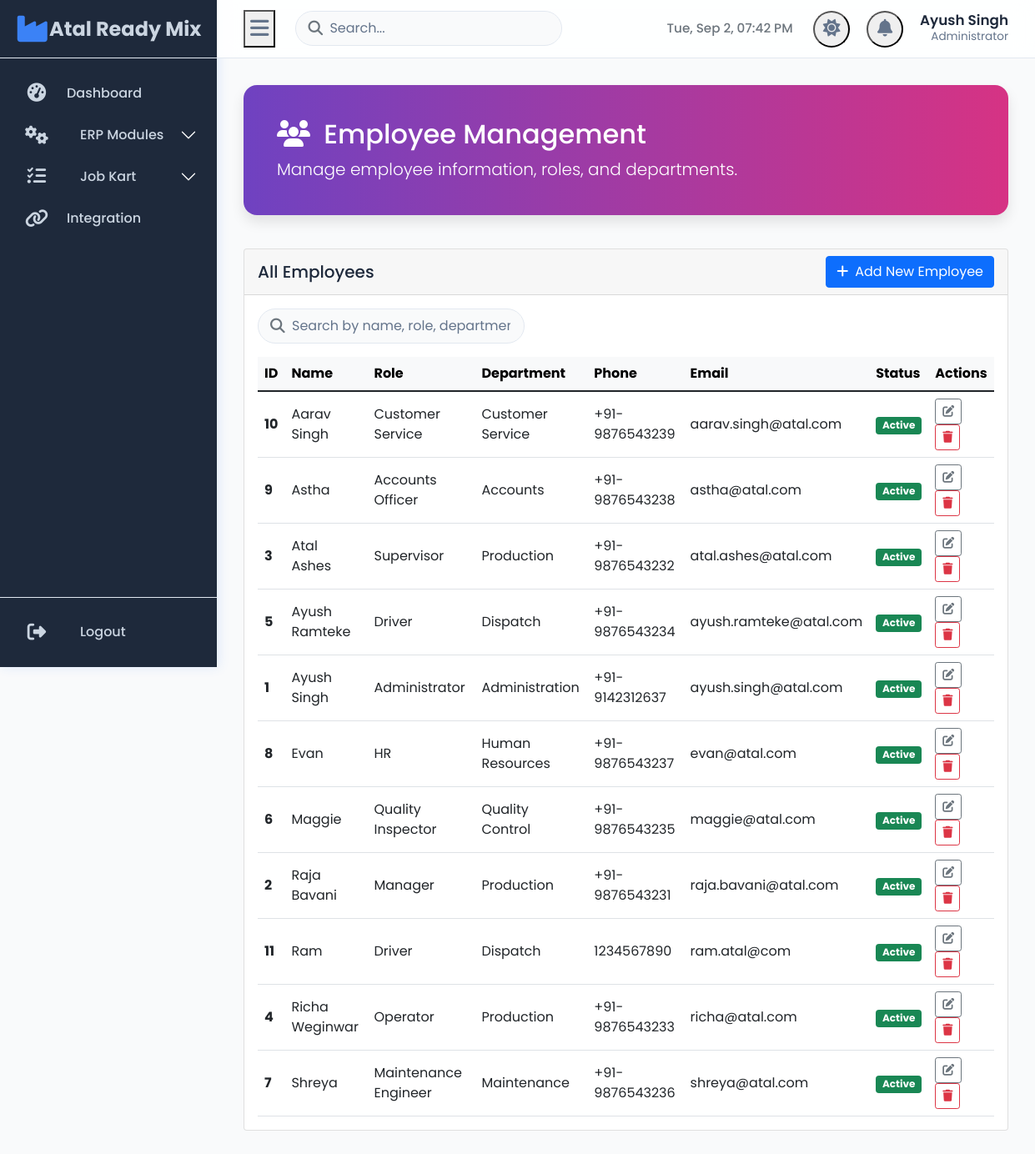
/erp/employees (signed in), run on the app's committed database.
### tables this page shows
CREATE TABLE Employees (
    EmployeeID INTEGER PRIMARY KEY AUTOINCREMENT,
    Name TEXT,
    RoleID INTEGER,
    DepartmentID INTEGER,
    Phone TEXT,
    Email TEXT,
    DateOfJoining DATE,
    Status TEXT,
    FOREIGN KEY (RoleID) REFERENCES Roles(RoleID),
    FOREIGN KEY (DepartmentID) REFERENCES Departments(DepartmentID)
);

CREATE TABLE Roles (
    RoleID INTEGER PRIMARY KEY AUTOINCREMENT,
    RoleName TEXT NOT NULL
);

CREATE TABLE Departments (
    DepartmentID INTEGER PRIMARY KEY AUTOINCREMENT,
    DepartmentName TEXT NOT NULL
);

### app.py (the view, shortened to what this page needs)
@app.route('/erp/employees', methods=['GET', 'POST'])
@login_required
def erp_employees():
    conn = get_db_connection()
    employees = conn.execute('SELECT e.*, r.RoleName, d.DepartmentName FROM Employees e LEFT JOIN Roles r ON e.RoleID = r.RoleID LEFT JOIN Departments d ON e.DepartmentID = d.DepartmentID ORDER BY e.Name').fetchall()
    roles = conn.execute('SELECT * FROM Roles').fetchall()
    departments = conn.execute('SELECT * FROM Departments').fetchall()
    conn.close()
    return render_template('erp/employees.html', employees=employees, roles=roles, departments=departments)

### app.py (called while the page is built)
def get_db_connection():
    conn = sqlite3.connect(DATABASE, timeout=10)
    conn.row_factory = sqlite3.Row
    return conn

def login_required(f):
    @wraps(f)
    def decorated_function(*args, **kwargs):
        if 'user_id' not in session:
            return redirect(url_for('login'))
        return f(*args, **kwargs)
    return decorated_function

### templates/erp/employees.html (shortened to what this page needs)
{% extends "base.html" %}
{% block content %}
<div class="main-header">
    <h2><i class="fas fa-users me-2"></i> Employee Management</h2>
    <p class="lead mb-0">Manage employee information, roles, and departments.</p>
</div>
<div class="row">
    <div class="col-12">
        <div class="card">
            <div class="card-header d-flex justify-content-between align-items-center">
                <h5 class="mb-0">All Employees</h5>
                <button class="btn btn-primary" id="add-employee-btn"><i class="fas fa-plus me-2"></i>Add New Employee</button>
            </div>
            <div class="card-body">
                <div class="mb-3 search-bar">
                    <input type="text" id="employeeSearch" class="form-control" placeholder="Search by name, role, department, or email...">
                </div>
                <div class="table-responsive">
                    <table class="table table-hover mb-0">
                        <thead class="table-light">
                            <tr>
                                <th>ID</th>
                                <th>Name</th>
                                <th>Role</th>
                                <th>Department</th>
                                <th>Phone</th>
                                <th>Email</th>
                                <th>Status</th>
                                <th>Actions</th>
                            </tr>
                        </thead>
                        <tbody id="employeesTableBody">
                            {% for employee in employees %}
                            <tr>
                                <td><strong>{{ employee.EmployeeID }}</strong></td>
                                <td>{{ employee.Name }}</td>
                                <td>{{ employee.RoleName or 'N/A' }}</td>
                                <td>{{ employee.DepartmentName or 'N/A' }}</td>
                                <td>{{ employee.Phone }}</td>
                                <td>{{ employee.Email }}</td>
                                <td>
                                    <span class="badge bg-{% if employee.Status == 'Active' %}success{% else %}secondary{% endif %}">
                                        {{ employee.Status }}
                                    </span>
                                </td>
                                <td>
                                    <button class="btn btn-sm btn-outline-secondary edit-btn"
                                            data-id="{{ employee.EmployeeID }}"
                                            data-name="{{ employee.Name }}"
                                            data-role="{{ employee.RoleID }}"
                                            data-department="{{ employee.DepartmentID }}"
                                            data-phone="{{ employee.Phone }}"
                                            data-email="{{ employee.Email }}"
                                            data-status="{{ employee.Status }}">
                                        <i class="fas fa-edit"></i>
                                    </button>
                                    <button class="btn btn-sm btn-outline-danger delete-btn"
                                            data-id="{{ employee.EmployeeID }}"
                                            data-name="{{ employee.Name }}">
                                        <i class="fas fa-trash"></i>
                                    </button>
                                </td>
                            </tr>
                            {% endfor %}
                        </tbody>
                    </table>
                </div>
            </div>
        </div>
    </div>
</div>
{% endblock %}

### templates/base.html (shortened to what this page needs)
<!DOCTYPE html>
<html lang="en" data-theme="light">
<head>
    <link href="https://cdn.jsdelivr.net/npm/bootstrap@5.1.3/dist/css/bootstrap.min.css" rel="stylesheet" />
    <link href="https://cdnjs.cloudflare.com/ajax/libs/font-awesome/6.4.0/css/all.min.css" rel="stylesheet" />
</head>
<body>
<div class="wrapper">
    {% if session.user_id %}
    <nav class="sidebar" aria-label="Primary Sidebar">
        <div class="sidebar-header">
            <a href="{{ url_for('dashboard') }}" aria-label="Atal Ready Mix Dashboard">
                <i class="fas fa-industry logo-icon" aria-hidden="true"></i>
                <span class="logo-text">Atal Ready Mix</span>
            </a>
        </div>
        <ul class="nav flex-column sidebar-nav" role="menu">
            <li class="nav-item" role="none">
                <a class="nav-link {{ 'active' if 'dashboard' in request.path else '' }}" href="{{ url_for('dashboard') }}" role="menuitem" data-bs-toggle="tooltip" data-bs-placement="right" title="Dashboard" tabindex="0">
                    <i class="fas fa-tachometer-alt nav-icon" aria-hidden="true"></i>
                    <span class="nav-text">Dashboard</span>
                </a>
            </li>
            <li class="nav-item accordion accordion-flush" role="none">
                <div class="accordion-item bg-transparent border-0">
                    <h2 class="accordion-header" id="erp-header">
                        <button class="accordion-button collapsed" type="button" data-bs-toggle="collapse" data-bs-target="#erp-collapse" aria-expanded="false" aria-controls="erp-collapse" role="menuitem" tabindex="0">
                            <i class="fas fa-cogs nav-icon" aria-hidden="true"></i>
                            <span class="nav-text">ERP Modules</span>
                        </button>
                    </h2>
                </div>
            </li>
            <li class="nav-item accordion accordion-flush" role="none">
                <div class="accordion-item bg-transparent border-0">
                    <h2 class="accordion-header" id="jobkart-header">
                        <button class="accordion-button collapsed" type="button" data-bs-toggle="collapse" data-bs-target="#jobkart-collapse" aria-expanded="false" aria-controls="jobkart-collapse" role="menuitem" tabindex="0">
                            <i class="fas fa-tasks nav-icon" aria-hidden="true"></i>
                            <span class="nav-text">Job Kart</span>
                        </button>
                    </h2>
                </div>
            </li>
            <li class="nav-item" role="none">
                <a class="nav-link" href="{{ url_for('integration_home') }}" role="menuitem" data-bs-toggle="tooltip" data-bs-placement="right" title="Integration" tabindex="0">
                    <i class="fas fa-link nav-icon" aria-hidden="true"></i>
                    <span class="nav-text">Integration</span>
                </a>
            </li>
        </ul>
        <div class="sidebar-footer">
            <a class="nav-link" href="{{ url_for('logout') }}" role="menuitem" data-bs-toggle="tooltip" data-bs-placement="right" title="Logout" tabindex="0">
                <i class="fas fa-sign-out-alt nav-icon" aria-hidden="true"></i>
                <span class="nav-text">Logout</span>
            </a>
        </div>
    </nav>
    {% endif %}
    <div class="{% if session.user_id %}main-content{% else %}container mt-4{% endif %}">
        {% if session.user_id %}
        <header class="topbar" role="banner">
            <div class="topbar-left">
                <button class="sidebar-toggler" aria-label="Toggle sidebar" aria-expanded="false" aria-controls="sidebar">
                    <i class="fas fa-bars" aria-hidden="true"></i>
                </button>
                <div class="search-bar d-none d-md-block" role="search">
                    <input type="search" class="form-control" placeholder="Search..." aria-label="Search" />
                </div>
            </div>
            <div class="topbar-right">
                <div id="live-clock" class="text-muted d-none d-lg-block" aria-live="polite" aria-atomic="true"></div>
                <button class="topbar-icon" id="theme-toggler" data-bs-toggle="tooltip" data-bs-placement="bottom" title="Toggle Theme" aria-label="Toggle light/dark theme" type="button">
                    <i class="fas fa-sun" aria-hidden="true"></i>
                </button>
                <button class="topbar-icon" aria-label="Notifications" type="button">
                    <i class="fas fa-bell" aria-hidden="true"></i>
                </button>
                <div class="user-profile" aria-label="User profile">
                    <h5>{{ session.employee_name }}</h5>
                    <p>{{ session.role }}</p>
                </div>
            </div>
        </header>
        {% endif %}
        <main class="content-inner" role="main">
            {% block content %}{% endblock %}
        </main>
    </div>
</div>
</body>
</html>

### templates/erp/employees.html (style rules this page uses)
.main-header { background: linear-gradient(90deg, #6f42c1 0%, #d63384 100%); color: white; padding: 2.5rem; border-radius: 1rem; margin-bottom: 2.5rem; box-shadow: 0 8px 16px rgba(0, 0, 0, 0.1); }
.table thead th, .table tbody td { vertical-align: middle; }
.search-bar { position: relative; }
.search-bar .form-control { padding-left: 2.5rem; }

### data on the page
Employees: employee_name "Ayush Singh", EmployeeID "1", Name "Ayush Singh", RoleName "Administrator", DepartmentName "Administration", Phone "+91-9142312637", Email "ayush.singh@atal.com", Status "Active"
Roles: role "Administrator"
Employees: EmployeeID "10", Name "Aarav Singh", RoleName "Customer Service", DepartmentName "Customer Service", Phone "+91-9876543239", Email "aarav.singh@atal.com", Status "Active"
Employees: EmployeeID "9", Name "Astha", RoleName "Accounts Officer", DepartmentName "Accounts", Phone "+91-9876543238", Email "astha@atal.com", Status "Active"
Employees: EmployeeID "3", Name "Atal Ashes", RoleName "Supervisor", DepartmentName "Production", Phone "+91-9876543232", Email "atal.ashes@atal.com", Status "Active"
Employees: EmployeeID "5", Name "Ayush Ramteke", RoleName "Driver", DepartmentName "Dispatch", Phone "+91-9876543234", Email "ayush.ramteke@atal.com", Status "Active"
Employees: EmployeeID "8", Name "Evan", RoleName "HR", DepartmentName "Human Resources", Phone "+91-9876543237", Email "evan@atal.com", Status "Active"
Employees: EmployeeID "6", Name "Maggie", RoleName "Quality Inspector", DepartmentName "Quality Control", Phone "+91-9876543235", Email "maggie@atal.com", Status "Active"
Employees: EmployeeID "2", Name "Raja Bavani", RoleName "Manager", DepartmentName "Production", Phone "+91-9876543231", Email "raja.bavani@atal.com", Status "Active"
Employees: EmployeeID "11", Name "Ram", RoleName "Driver", DepartmentName "Dispatch", Phone "1234567890", Email "ram.atal@com", Status "Active"
Employees: EmployeeID "4", Name "Richa Weginwar", RoleName "Operator", DepartmentName "Production", Phone "+91-9876543233", Email "richa@atal.com", Status "Active"
Employees: EmployeeID "7", Name "Shreya", RoleName "Maintenance Engineer", DepartmentName "Maintenance", Phone "+91-9876543236", Email "shreya@atal.com", Status "Active"
